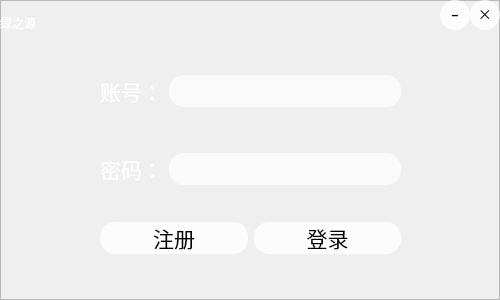
<?xml version="1.0" encoding="UTF-8"?>
<ui version="4.0">
 <class>login</class>
 <widget class="QDialog" name="login">
  <property name="geometry">
   <rect>
    <x>0</x>
    <y>0</y>
    <width>500</width>
    <height>300</height>
   </rect>
  </property>
  <property name="windowTitle">
   <string>login</string>
  </property>
  <property name="styleSheet">
   <string notr="true">*{
font: 16pt &quot;楷体&quot;;
}
QLabel{
color: rgb(255, 255, 255);
}
QLineEdit{
border-radius: 15px;
background-color: rgba(255, 255, 255, 180);
}
QPushButton{
border-radius: 15px;
	background-color: rgba(255, 255, 255, 200);
}
QPushButton:pressed
{
	background-color: rgba(255, 255, 255, 255);
	padding-left:3px;
	padding-top:3px;
}

</string>
  </property>
  <widget class="QLabel" name="label">
   <property name="geometry">
    <rect>
     <x>0</x>
     <y>0</y>
     <width>129</width>
     <height>46</height>
    </rect>
   </property>
   <property name="styleSheet">
    <string notr="true">font: 26pt &quot;华文行楷&quot;;</string>
   </property>
   <property name="text">
    <string>绿之源</string>
   </property>
  </widget>
  <widget class="QPushButton" name="mini">
   <property name="geometry">
    <rect>
     <x>440</x>
     <y>0</y>
     <width>30</width>
     <height>30</height>
    </rect>
   </property>
   <property name="font">
    <font>
     <family>Microsoft YaHei UI</family>
     <pointsize>9</pointsize>
     <italic>false</italic>
     <bold>true</bold>
    </font>
   </property>
   <property name="styleSheet">
    <string notr="true">font: 700 9pt &quot;Microsoft YaHei UI&quot;;</string>
   </property>
   <property name="text">
    <string>–</string>
   </property>
  </widget>
  <widget class="QPushButton" name="close">
   <property name="geometry">
    <rect>
     <x>470</x>
     <y>0</y>
     <width>30</width>
     <height>30</height>
    </rect>
   </property>
   <property name="styleSheet">
    <string notr="true">font: 700 7pt &quot;Microsoft YaHei UI&quot;;</string>
   </property>
   <property name="text">
    <string>⨉</string>
   </property>
  </widget>
  <widget class="QFrame" name="frame">
   <property name="geometry">
    <rect>
     <x>0</x>
     <y>0</y>
     <width>500</width>
     <height>300</height>
    </rect>
   </property>
   <property name="styleSheet">
    <string notr="true">border-image: url(:/img/spring-4158957_640.jpg);</string>
   </property>
   <property name="frameShape">
    <enum>QFrame::StyledPanel</enum>
   </property>
   <property name="frameShadow">
    <enum>QFrame::Raised</enum>
   </property>
  </widget>
  <widget class="QWidget" name="layoutWidget">
   <property name="geometry">
    <rect>
     <x>0</x>
     <y>0</y>
     <width>501</width>
     <height>304</height>
    </rect>
   </property>
   <layout class="QVBoxLayout" name="verticalLayout_3">
    <property name="leftMargin">
     <number>100</number>
    </property>
    <property name="topMargin">
     <number>75</number>
    </property>
    <property name="rightMargin">
     <number>100</number>
    </property>
    <property name="bottomMargin">
     <number>50</number>
    </property>
    <item>
     <layout class="QHBoxLayout" name="horizontalLayout">
      <item>
       <layout class="QVBoxLayout" name="verticalLayout">
        <item>
         <widget class="QLabel" name="account">
          <property name="font">
           <font>
            <family>楷体</family>
            <pointsize>16</pointsize>
            <italic>false</italic>
            <bold>false</bold>
           </font>
          </property>
          <property name="styleSheet">
           <string notr="true"/>
          </property>
          <property name="text">
           <string>账号：</string>
          </property>
          <property name="alignment">
           <set>Qt::AlignCenter</set>
          </property>
         </widget>
        </item>
        <item>
         <spacer name="verticalSpacer_3">
          <property name="orientation">
           <enum>Qt::Vertical</enum>
          </property>
          <property name="sizeHint" stdset="0">
           <size>
            <width>20</width>
            <height>40</height>
           </size>
          </property>
         </spacer>
        </item>
        <item>
         <widget class="QLabel" name="password">
          <property name="font">
           <font>
            <family>楷体</family>
            <pointsize>16</pointsize>
            <italic>false</italic>
            <bold>false</bold>
           </font>
          </property>
          <property name="styleSheet">
           <string notr="true"/>
          </property>
          <property name="text">
           <string>密码：</string>
          </property>
          <property name="alignment">
           <set>Qt::AlignCenter</set>
          </property>
         </widget>
        </item>
       </layout>
      </item>
      <item>
       <layout class="QVBoxLayout" name="verticalLayout_2">
        <item>
         <widget class="QLineEdit" name="accountValue">
          <property name="font">
           <font>
            <family>楷体</family>
            <pointsize>16</pointsize>
            <italic>false</italic>
            <bold>false</bold>
           </font>
          </property>
         </widget>
        </item>
        <item>
         <spacer name="verticalSpacer_2">
          <property name="orientation">
           <enum>Qt::Vertical</enum>
          </property>
          <property name="sizeHint" stdset="0">
           <size>
            <width>20</width>
            <height>40</height>
           </size>
          </property>
         </spacer>
        </item>
        <item>
         <widget class="QLineEdit" name="passwordValue">
          <property name="font">
           <font>
            <family>楷体</family>
            <pointsize>16</pointsize>
            <italic>false</italic>
            <bold>false</bold>
           </font>
          </property>
          <property name="echoMode">
           <enum>QLineEdit::Password</enum>
          </property>
         </widget>
        </item>
       </layout>
      </item>
     </layout>
    </item>
    <item>
     <spacer name="verticalSpacer">
      <property name="orientation">
       <enum>Qt::Vertical</enum>
      </property>
      <property name="sizeHint" stdset="0">
       <size>
        <width>275</width>
        <height>13</height>
       </size>
      </property>
     </spacer>
    </item>
    <item>
     <layout class="QHBoxLayout" name="horizontalLayout_2">
      <item>
       <widget class="QPushButton" name="signUp">
        <property name="minimumSize">
         <size>
          <width>0</width>
          <height>30</height>
         </size>
        </property>
        <property name="font">
         <font>
          <family>楷体</family>
          <pointsize>16</pointsize>
          <italic>false</italic>
          <bold>false</bold>
         </font>
        </property>
        <property name="text">
         <string>注册</string>
        </property>
       </widget>
      </item>
      <item>
       <widget class="QPushButton" name="signIn">
        <property name="minimumSize">
         <size>
          <width>0</width>
          <height>30</height>
         </size>
        </property>
        <property name="font">
         <font>
          <family>楷体</family>
          <pointsize>16</pointsize>
          <italic>false</italic>
          <bold>false</bold>
         </font>
        </property>
        <property name="styleSheet">
         <string notr="true"/>
        </property>
        <property name="text">
         <string>登录</string>
        </property>
       </widget>
      </item>
     </layout>
    </item>
   </layout>
  </widget>
  <zorder>frame</zorder>
  <zorder>layoutWidget</zorder>
  <zorder>label</zorder>
  <zorder>close</zorder>
  <zorder>mini</zorder>
 </widget>
 <resources/>
 <connections/>
</ui>
